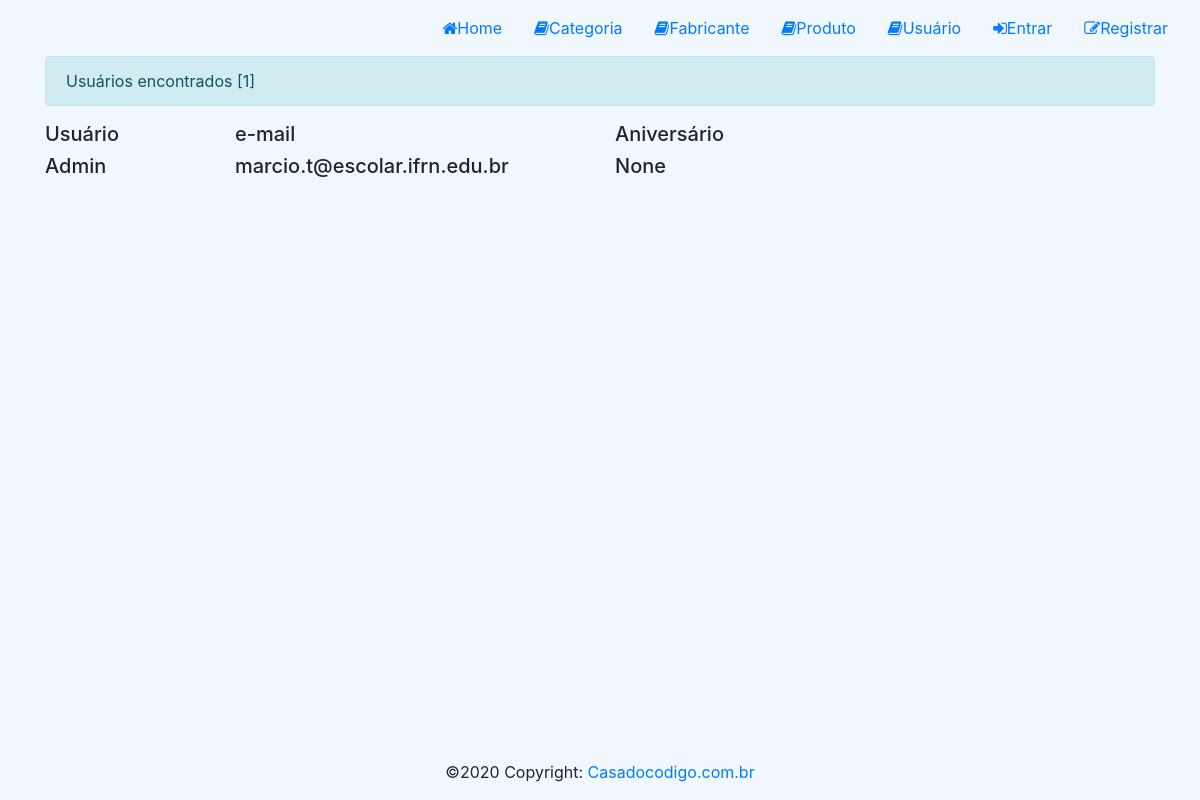
Page /usuario/ on the earlier database version.
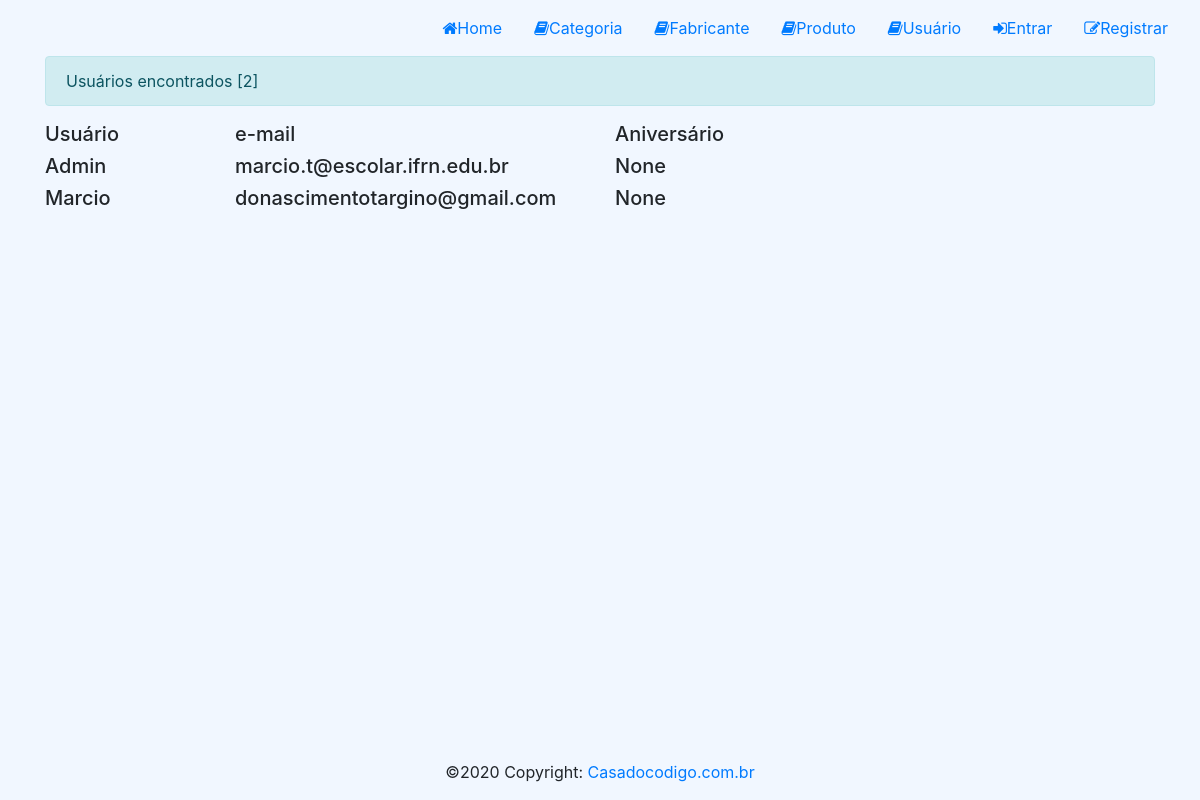
Same page on the later database version.
### loja/models/Usuario.py (models this page shows, shortened)
class Usuario(models.Model):
    user = models.OneToOneField(User, on_delete=models.CASCADE)
    perfil = models.IntegerField(choices=None, default=2)
    aniversario = models.DateField(default=None, null=True, blank=True)
    criado_em = models.DateTimeField(auto_now_add=True)
    alterado_em = models.DateTimeField(auto_now=True)
    token = models.CharField(max_length=255, null=True, blank=True)

### loja/views/UsuarioView.py (the view)
def list_usuario_view(request, id=None):
    usuarios = Usuario.objects.filter(perfil=2)
    context = {
    'usuarios': usuarios
    }
    return render(request, template_name='usuario/usuario.html', context=context, status=200)

### loja/Templates/usuario/usuario.html (shortened to what this page needs)
{% extends "base.html" %}
{% load static %}
{% block styles %}
    <link rel="stylesheet" href="{% static 'css/home.css' %}">
{% endblock %}
{% block content %}
<div id="content">
    <div class="container">
        <div class="alert alert-info">
            Usuários encontrados [{{ usuarios | length }}]
        </div>
        <div class="row">
            <h5 class="col-md-2">Usuário</h5>
            <h5 class="col-md-4">e-mail</h5>
            <h5 class="col-md-3">Aniversário</h5>
        </div>
        {% for usuario in usuarios %}
        <div class="row">
            <h5 class="col-md-2">{{usuario.user.username}}</h5>
            <h5 class="col-md-4">{{usuario.user.email}}</h5>
            <h5 class="col-md-3">{{usuario.aniversario}}</h5>
        </div>
        {% endfor %}
    </div>
</div>
{% endblock %}

### loja/Templates/base.html (shortened to what this page needs)
{% load static %}
<!DOCTYPE html>
<html lang="pt-BR">
<head>
    <link rel="stylesheet" href="https://stackpath.bootstrapcdn.com/bootstrap/4.4.1/css/bootstrap.min.css">
    <link rel="stylesheet" href="https://stackpath.bootstrapcdn.com/font-awesome/4.7.0/css/font-awesome.min.css">
    <link rel="stylesheet" href="{% static 'css/global.css' %}">
    {% block styles %}
    {% endblock %}
</head>
<body>
    <header>
        <nav class="navbar justify-content-end navbar-expand-lg">
            <ul class="nav">
                <li class="nav-item"><a class="nav-link" href="/"><i class="fa fa-home"></i>Home</a></li>
                <li class="nav-item"><a class="nav-link" href="/categoria"><i class="fa fa-book"></i>Categoria</a></li>
                <li class="nav-item"><a class="nav-link" href="/fabricante"><i class="fa fa-book"></i>Fabricante</a></li>
                <li class="nav-item"><a class="nav-link" href="/produto"><i class="fa fa-book"></i>Produto</a></li>
                <li class="nav-item"><a class="nav-link" href="/usuario"><i class="fa fa-book"></i>Usuário</a></li>
                {% if user.is_authenticated %}
                    <li class="nav-item"><a class="nav-link" href="/"><i class="fa fa-user"></i>Perfil</a></li>
                    <li class="nav-item"><a class="nav-link" href="{% url 'edit_usuario' %}"><i class="fa fa-edit"></i>Editar Perfil</a></li>
                    <li class="nav-item"><a class="nav-link" href="{% url 'logout' %}"><i class="fa fa-sign-out"></i>Sair</a></li>
                {% else %}
                    <li class="nav-item"><a class="nav-link" href="{% url 'login' %}"><i class="fa fa-sign-in"></i>Entrar</a></li>
                    <li class="nav-item"><a class="nav-link" href="{% url 'register' %}"><i class="fa fa-edit"></i>Registrar</a></li>
                {% endif %}
            </ul>
        </nav>
    </header>
    {% block content %}{% endblock %}
    <footer>
        <div class="footer-copyright text-center py-3">©2020 Copyright:
            <a href="https://www.casadocodigo.com.br/"> Casadocodigo.com.br</a>
        </div>
    </footer>
</body>
</html>

### loja/static/css/global.css (style rules this page uses)
#content { min-height: calc(100vh - 112px); }

### loja/static/css/home.css (style rules this page uses)
body { background-color: #f1f7ff; }

Differences in the rows shown:
added Usuario: user.username "Marcio", user.email "donascimentotargino@gmail.com", aniversario "None"
Other differences:
{{ usuarios | length }}: "1" → "2"
